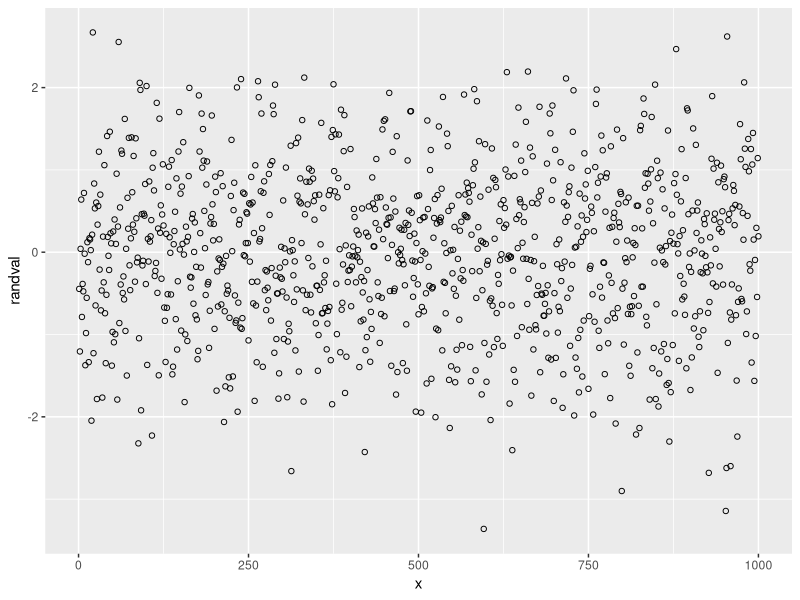
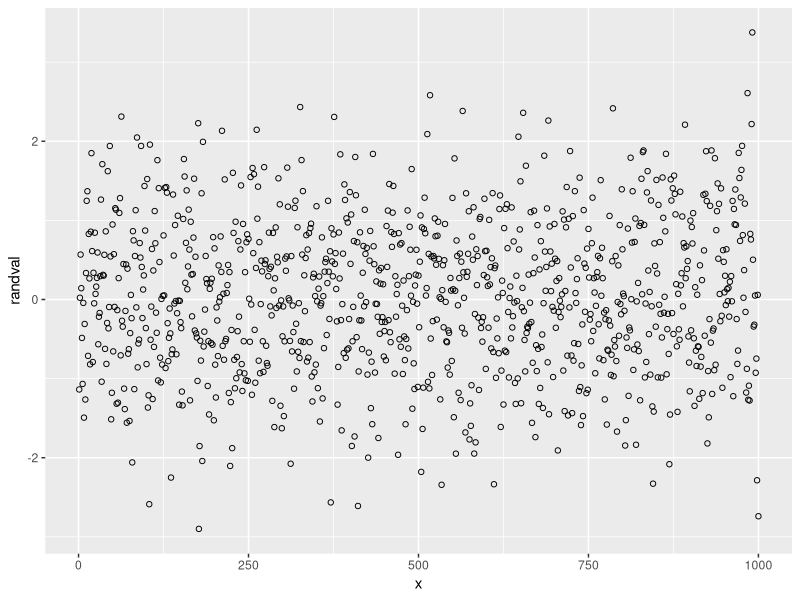
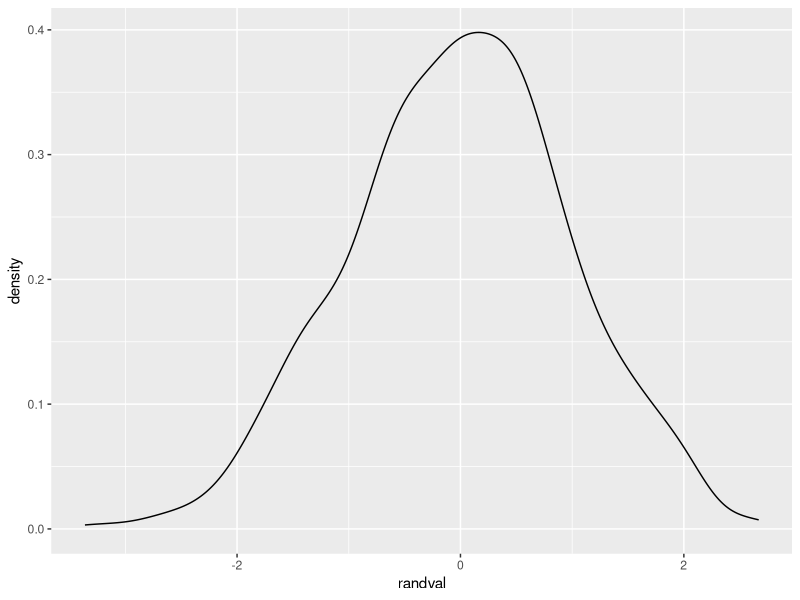
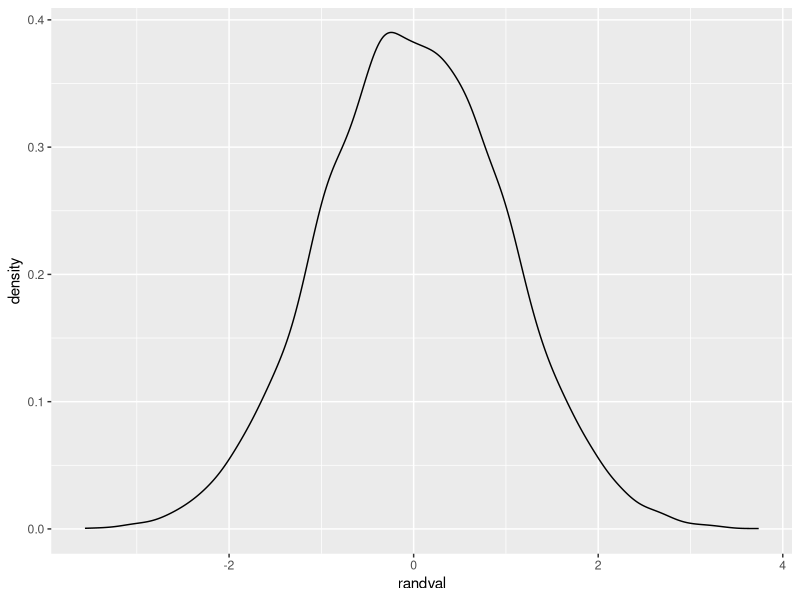
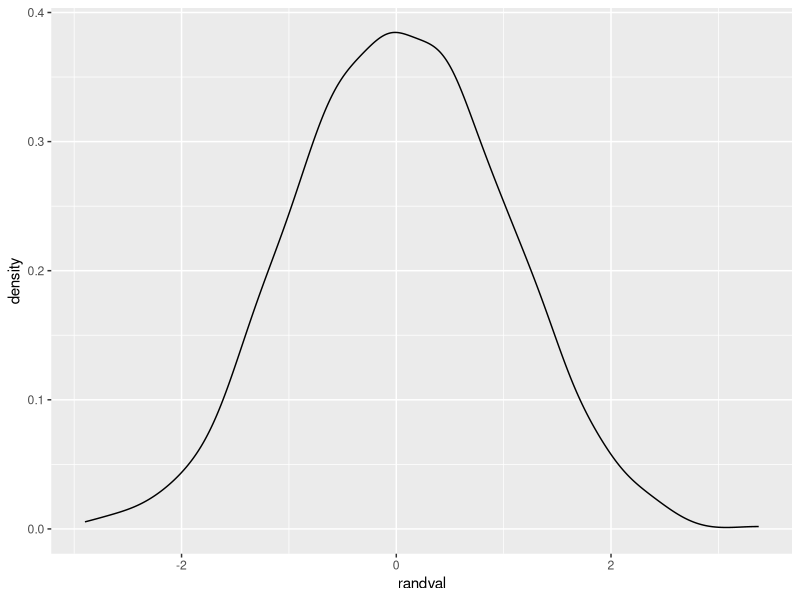
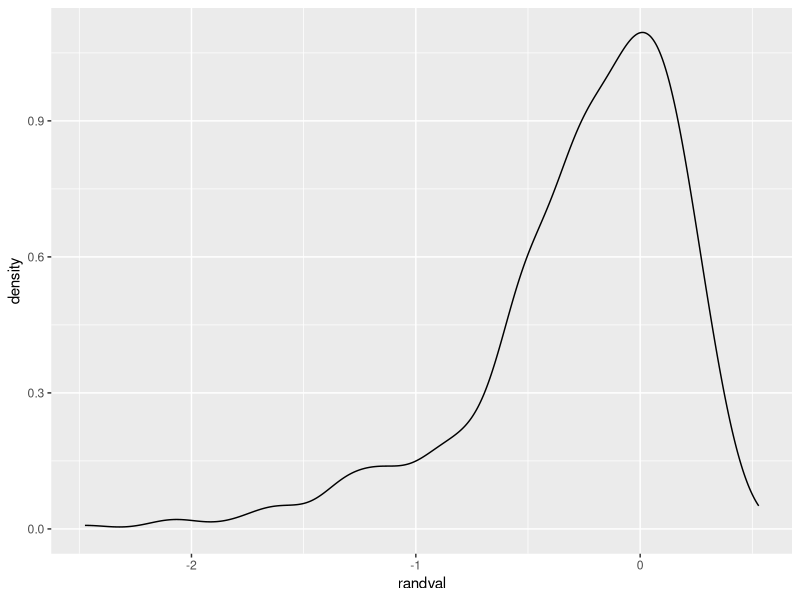
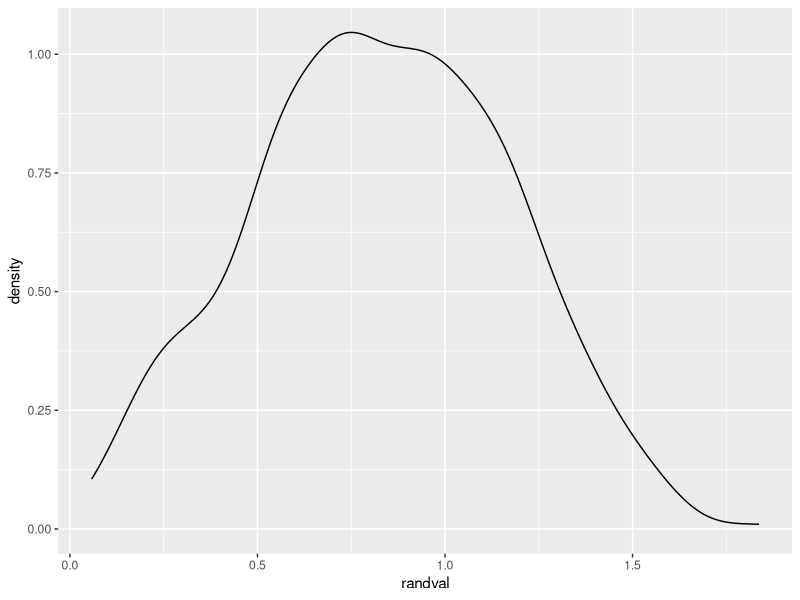
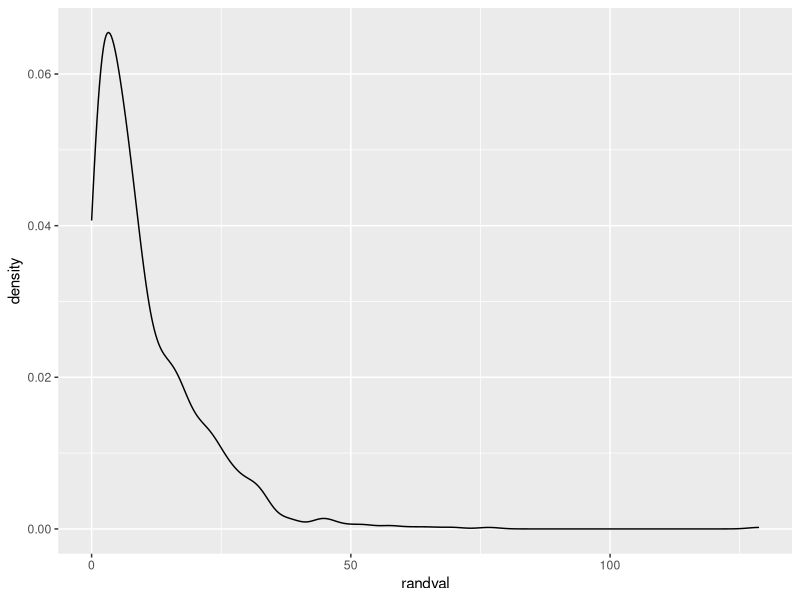

Generate these figures, in order, with R:
require(ggplot2)
## Create random numbers using distributions and create plots

set.seed(1000)

## normal distribution
rv1 <- data.frame(x=seq(1:1000),randval=rnorm(1000))
rv2 <- data.frame(x=seq(1:10000),randval=rnorm(10000))
rv3 <- data.frame(x=seq(1:1000),randval=rnorm(1000))
rv4 <- data.frame(x=seq(1:1000),randval=log10(rv3$randval))
rv5 <- data.frame(x=seq(1:1000),randval=sqrt(rv3$randval))

## plots

ggplot(rv1,aes(x=x,y=randval)) + geom_point(shape=1)
ggplot(rv3,aes(x=x,y=randval)) + geom_point(shape=1)

ggplot(rv1,aes(x=randval)) + geom_density()
ggplot(rv2,aes(x=randval)) + geom_density()
ggplot(rv3,aes(x=randval)) + geom_density()
ggplot(rv4,aes(x=randval)) + geom_density()
ggplot(rv5,aes(x=randval)) + geom_density()

# exp distribution
rv6 <- data.frame(x=seq(1:1000),randval=rexp(1000,rate=.1))
rv7 <- data.frame(x=seq(1:1000),randval=log10(rv6$randval))
rv8 <- data.frame(x=seq(1:1000),randval=sqrt(rv6$randval))

# plots
ggplot(rv6,aes(x=randval)) + geom_density()
ggplot(rv7,aes(x=randval)) + geom_density()
ggplot(rv8,aes(x=randval)) + geom_density()

ggplot(rv6,aes(x=x,y=randval)) + geom_point(shape=1)
ggplot(rv7,aes(x=x,y=randval)) + geom_point(shape=1)
ggplot(rv8,aes(x=x,y=randval)) + geom_point(shape=1)
